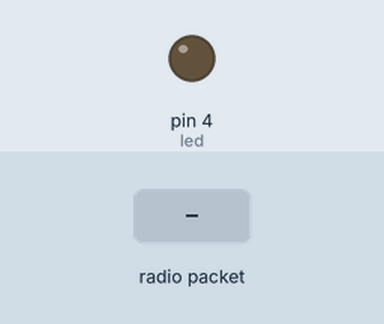
Recording of a sketch running on a simulated Arduino Uno, built with avr-gcc and run on an emulated ATmega328P. Shown: output pins drawn as LEDs (lit = HIGH). The inputs (shaded band) are chosen by the test bench. No radio packets arrive unless stated; what the sketch prints to the serial monitor is not drawn.

Above: at 1.2 s.
1.3 s: radio packet "'HIGH'" arrives
At 3.0 s:
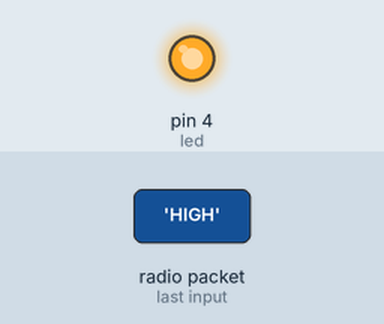
Timing chart, 0 to 4.5 s (numbered marks = the images above; inputs shaded):
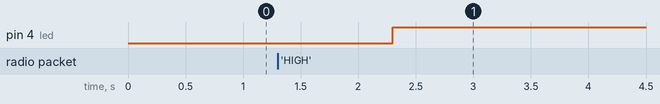

The sketch:

LoRa-Receiver.ino
```cpp
#include <SPI.h>
#include <LoRa.h>

//define the pins used by the transceiver module
#define ss 5
#define rst 14
#define dio0 2

#define led 4

void setup() {
  //initialize Serial Monitor
  Serial.begin(115200);
  while (!Serial);
  Serial.println("LoRa Receiver");

  pinMode(led, OUTPUT);

  //setup LoRa transceiver module
  LoRa.setPins(ss, rst, dio0);

  //replace the LoRa.begin(---E-) argument with your location's frequency
  //433E6 for Asia
  //866E6 for Europe
  //915E6 for North America
  while (!LoRa.begin(433E6)) {
    Serial.println(".");
    delay(500);
  }
   // Change sync word (0xF3) to match the receiver
  // The sync word assures you don't get LoRa messages from other LoRa transceivers
  // ranges from 0-0xFF
//  LoRa.setSyncWord(0xE3EE14);
  Serial.println("LoRa Initializing OK!");
}

void loop() {
  // try to parse packet
  int packetSize = LoRa.parsePacket();
  if (packetSize) {
    // received a packet
    Serial.print("Received packet '");

    // read packet
    while (LoRa.available()) {
      String LoRaData = LoRa.readString();
      Serial.print(LoRaData);

      if(LoRaData=="'HIGH'")
        digitalWrite(led, HIGH);
       else if(LoRaData=="'LOW'")
        digitalWrite(led, LOW);
        delay(5000);
    }

    // print RSSI of packet
    Serial.print("' with RSSI ");
    Serial.println(LoRa.packetRssi());
  }
}
```

Measured:
- after the input at 1.3 s, pin 4 (led): LOW → HIGH after 1.0 s
